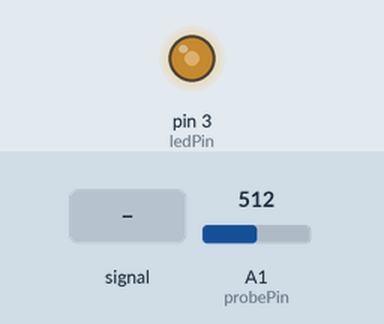
Bench run of a sketch on a simulated Arduino Uno, built with avr-gcc and run on an emulated ATmega328P. Shown: output pins drawn as LEDs (lit = HIGH). The test bench sets the inputs (shaded band); at power-on: A1 (probePin) = 512.

Above: at 1.2 s.
1.3 s: A1 (probePin) fed a 200 Hz sine of ±81 counts around its level
Timing chart, 0 to 2.5 s (numbered marks = the images above; inputs shaded):
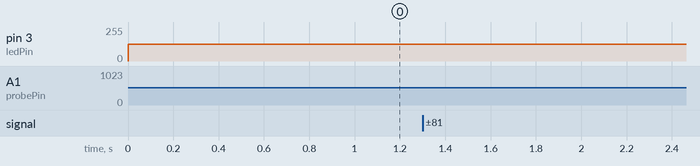

The sketch:

homework14_gradual_pot.ino
```cpp
/**
 * https://www.youtube.com/watch?v=7wKdxsvXAFo&list=PLGs0VKk2DiYw-L-RibttcvK-WBZm8WLEP&index=15&t=0s
 * resistance changes correspond to LED brightness
 */

int probePin = A1;
int ledPin = 3;
int blinkDelay = 1000;
void setup(){
  pinMode(probePin, INPUT);
  pinMode(ledPin, OUTPUT);
}

void loop(){
  int intensity = analogRead(probePin);
  light_led(intensity);
}

void light_led(int intensity){
  int amount = intensity * (255. / 1023.);
   analogWrite(ledPin, amount);
}
```
